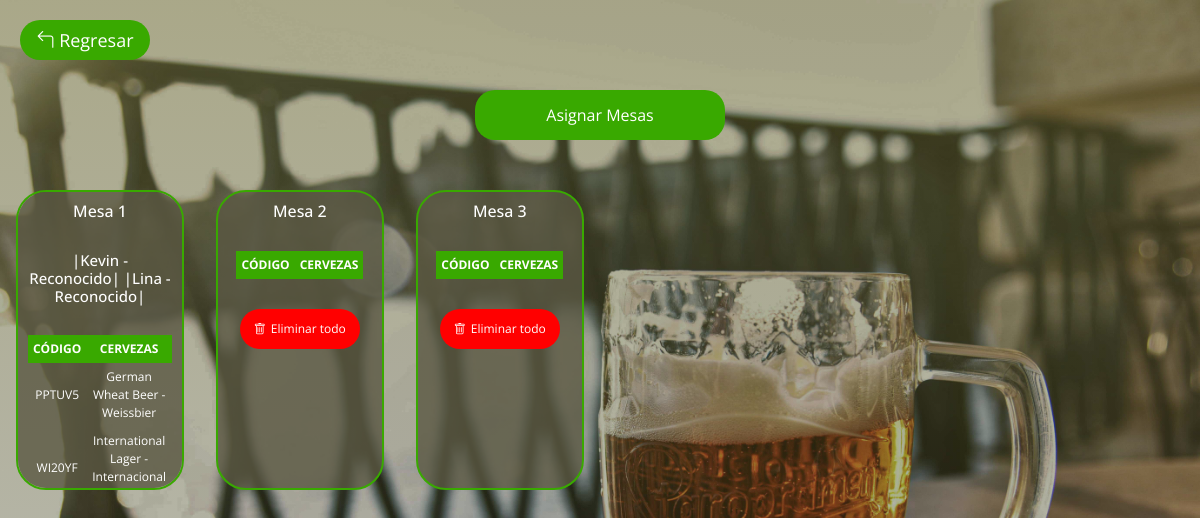
The page /interfacesAdmin/jueces.php (signed in) on the database its author committed.
### tables this page shows
CREATE TABLE `rango_juez` (
  `Id_rango_juez` int(40) NOT NULL,
  `Nombre` varchar(50) NOT NULL
);

CREATE TABLE `general` (
  `Id` int(40) NOT NULL,
  `fk_cerveza` int(40) NOT NULL,
  `fk_usuario` int(40) NOT NULL,
  `Ejemplo` int(40) DEFAULT NULL,
  `Sin_fallas` int(40) DEFAULT NULL,
  `Maravilloso` int(40) DEFAULT NULL,
  `Comentario` varchar(500) DEFAULT NULL,
  `Nota` int(40) DEFAULT NULL,
  `Fallas` varchar(500) DEFAULT NULL,
  `Aroma` int(40) DEFAULT NULL,
  `Apariencia` int(40) DEFAULT NULL,
  `Sabor` int(40) DEFAULT NULL,
  `Sensacion` int(40) DEFAULT NULL,
  `Juzgado` int(40) NOT NULL,
  `Mesa` int(40) NOT NULL
);

CREATE TABLE `cerveza` (
  `Id_cerveza` int(40) NOT NULL,
  `Codigo` varchar(30) NOT NULL,
  `fk_usuario` int(40) NOT NULL,
  `fk_estilo` int(40) NOT NULL,
  `Muestras` int(40) NOT NULL,
  `Pendiente` int(40) NOT NULL,
  `Seleccionada` int(40) NOT NULL
);

CREATE TABLE `categorias` (
  `Id_categoria` int(40) NOT NULL,
  `Nombre` varchar(50) NOT NULL
);

CREATE TABLE `estilos` (
  `Id_estilo` int(40) NOT NULL,
  `Nombre` varchar(70) NOT NULL,
  `fk_categoria` int(40) NOT NULL
);

### interfacesAdmin/jueces.php (the view, shortened to what this page needs)
<?php
include "../config/conexion.php";
$sql=$conexion->query("SELECT * FROM evento ORDER BY Id_evento DESC LIMIT 0,1");
$alt=$sql->fetch_object();
if ($alt!=null) {
    $alt = $conexion->query( "SELECT Mesas FROM evento WHERE Id_evento=($alt->Id_evento)");
    $count=$alt->fetch_object();
    ?>
    <!DOCTYPE html>
    <html lang="es">
    <head>
        <link rel="stylesheet" href="../css/jueces2.css">
        <link href="https://cdn.jsdelivr.net/npm/bootstrap@5.2.3/dist/css/bootstrap.min.css" rel="stylesheet">
        <link rel="stylesheet" href="https://cdn.jsdelivr.net/npm/bootstrap-icons@1.10.2/font/bootstrap-icons.css">
    </head>
    <body>
        <div id="icon" class="regresar">
        </div>
        <div class="boton">
            <button type="button" style="background: #39A900;" class="btn btn-primary" data-bs-toggle="modal" data-bs-target="#aceptarS"nname="asignar">
                Asignar Mesas
            </button>
        </div>
        <div  class="table-responsive">
            <div class="tabla">
                        <?php
                        include "../config/conexion.php";
                        $a=0;
                        while($a<$count->Mesas){
                            $a++;
                            $sql = $conexion->query("SELECT general.fk_usuario, (SELECT Nombre FROM usuarios WHERE Id_usuario=general.fk_usuario) AS Usuario
                            FROM general
                            WHERE general.Mesa=$a
                            GROUP BY general.fk_usuario");
                            ?>
                            <div class="columna">
                            <h1>Mesa <?=$a?></h1>
                            <table>
                            <thead>
                            <h2>
                                    <?php while ($alt=$sql->fetch_object()) {
                                        $sql2=$conexion->query("SELECT rango_juez.Nombre AS Rango
                                        FROM rango_juez
                                        INNER JOIN usuarios ON usuarios.fk_rango_juez = rango_juez.Id_rango_juez
                                        WHERE Id_usuario=$alt->fk_usuario");
                                        $z=$sql2->fetch_object();
                                        ?>
                                        |<?=$alt->Usuario ." - ". $z->Rango?>|
                                        <?php } ?>
                            </h2>
                                <tr>
                                    <th colspan=2>Código</th>
                                    <th colspan=2>Cervezas</th>
                                </tr>
                            </thead>
                            <?php
                            $sql=$conexion->query("SELECT general.Id,general.fk_usuario, (SELECT Nombre FROM usuarios WHERE Id_usuario=general.fk_usuario) AS Usuario,
                            categorias.Nombre AS Categoria, estilos.Nombre AS Estilo, cerveza.Codigo, general.Mesa
                            FROM evento_usuarios
                            INNER JOIN usuarios ON evento_usuarios.fk_usuarios=usuarios.Id_usuario
                            INNER JOIN cerveza ON cerveza.fk_usuario=usuarios.Id_usuario
                            INNER JOIN general ON general.fk_cerveza= cerveza.Id_cerveza
                            INNER JOIN estilos ON estilos.Id_estilo=cerveza.fk_estilo
                            INNER JOIN categorias ON categorias.Id_categoria=estilos.fk_categoria
                            WHERE general.Juzgado=0 AND general.Mesa=$a
                            GROUP BY categorias.Nombre");
                            while($datos=$sql->fetch_object()){
                                ?>
                                    <tbody>
                                        <tr>
                                            <td colspan=2><?=$datos->Codigo?></td>
                                            <td colspan=2><?=$datos->Categoria." - ".$datos->Estilo?></td>
                                        </tr>
                                    </tbody>
                                <?php
                            }
                            ?>
                            </table>
                            <a onclick="return eliminar()" href="jueces.php?Mesa=<?=$a?>"><button><i class="bi bi-trash"></i>Eliminar todo</button></a>
                            </div>
                            <?php
                        }
                        ?>
            </div>
        </div>
    <?php
}
?>
</body>
</html>

### css/jueces2.css (style rules this page uses)
* { margin: 0; padding: 0; font-family: 'Open Sans', sans-serif; }
body { background-image: linear-gradient(rgba(109, 106, 52, 0.575), rgba(24, 26, 2, 0.2883)), url("../img/pexels-sonja-maric-2707972-min.jpg"); background-size: cover; background-position: center; background-repeat: no-repeat; background-attachment: fixed; }
::placeholder { color: white; }
.boton { text-align: center; }
.boton button { width: 250px; height: 50px; background: #39A900; color: #fff; border: none; border-radius: 20px; transition: all 300ms; cursor: pointer; margin-bottom: 50px; margin-top: 30px; }
.tabla { display: flex; flex-wrap: wrap; text-align: center; color: #fff; }
.columna { width: 14%; height: 300px; box-sizing: border-box; margin: 0 1.33% 20px 1.33%; padding: 10px; background: rgba(90, 88, 67, 0.801); border: solid 2px #39A900; border-radius: 30px; overflow-y: scroll; }
.columna h1 { text-align: center; margin-bottom: 30px; font-size: 16px; }
.columna h2 { text-align: center; margin-bottom: 30px; font-size: 15px; }
.columna a { margin: auto; }
.columna i { margin-right: 5px; }
.columna a button { width: 120px; height: 40px; border: none; border-radius: 20px; background: red; color: #fff; transition: all 300ms; cursor: pointer; font-size: 12px; }
.tabla table { margin-left: auto; margin-right: auto; border-collapse: collapse; margin-bottom: 30px; }
.tabla thead { background: #39A900; text-align: center; }
.tabla th { padding: 5px; font-weight: 700; text-transform: uppercase; font-size: 12px; }
.tabla td { padding: 5px; font-size: 12px; }

### rows shown on the page
rango_juez: Nombre "Reconocido"
general: fk_cerveza.Codigo "PPTUV5", categorias.Nombre "German Wheat Beer", estilos.Nombre "Weissbier"
general: fk_cerveza.Codigo "WI20YF", categorias.Nombre "International Lager", estilos.Nombre "Internacional…"

### other values the page prints
$alt->Usuario "Kevin"
$alt->Usuario "Lina"
